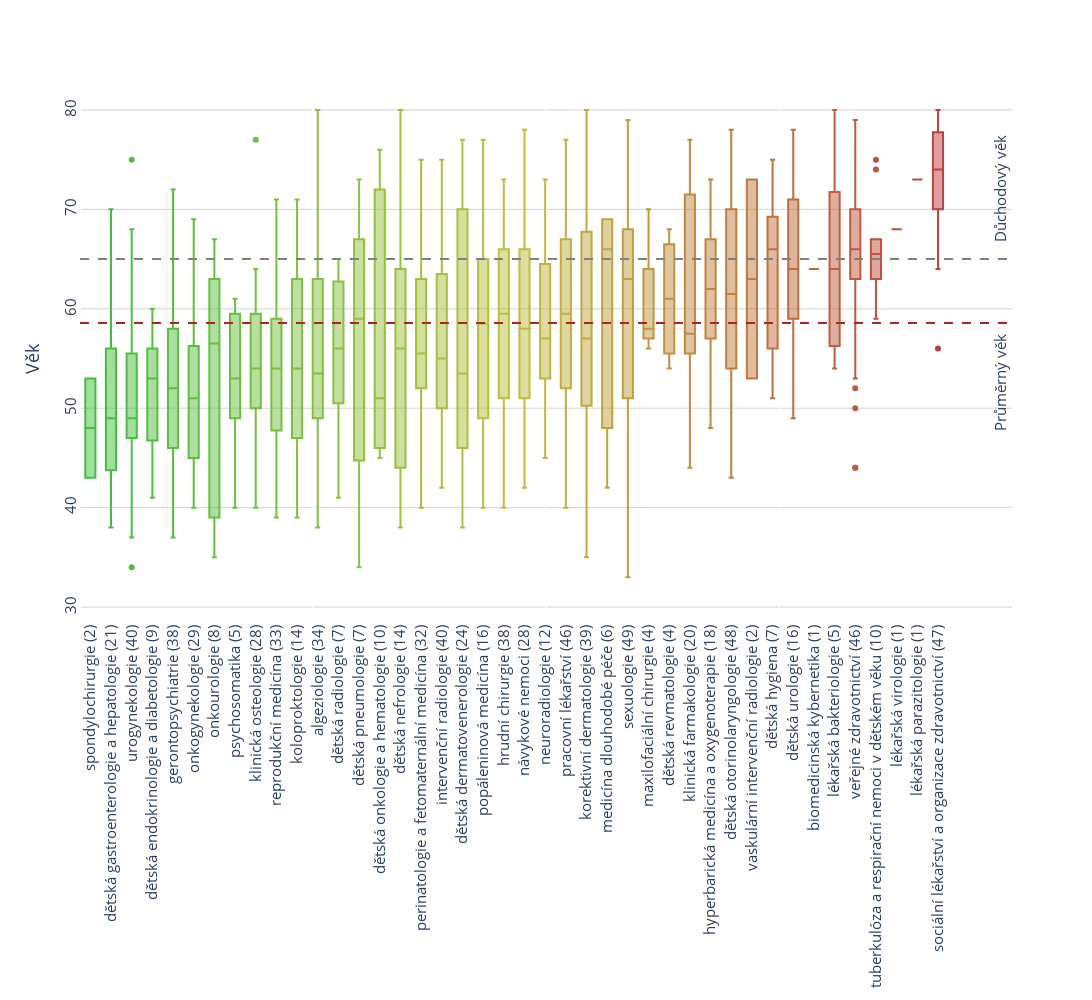

Notebook code for this chart:
### Code cell
# only min_cnt+ doctors
doctors_more_vc = doctors_no_na.medical_specialty.value_counts()

min_cnt = 50

doctors_more = doctors_no_na[doctors_no_na.medical_specialty.isin(doctors_more_vc[doctors_more_vc <= min_cnt].index)].reset_index().drop_duplicates(['_id', 'medical_specialty'])

N = doctors_more.medical_specialty.nunique()     # Number of boxes

c = ['hsl('+str(h)+',50%'+',50%)' for h in np.linspace(120, 0, N)]

# Sort medical specialties by age
med_specialties = doctors_more.groupby('medical_specialty')['age_estimate'].mean()
med_specialties_sorted = med_specialties.sort_values().index

# Compute age mean
mean_age = doctors_no_na.age_estimate.mean()
optimal_mean_age = (65 + students[students.graduated == True].age_end.mean())/2

# Each box is represented by a dict that contains the data, the type, and the colour.
fig = go.Figure(data=[go.Box(
    y=doctors_more[doctors_more.medical_specialty == ms].age_estimate.to_list(),
    marker_color=c[i],
    name=f'{ms} ({len(doctors_more[doctors_more.medical_specialty == ms])}) '
    ) for i, ms in enumerate(med_specialties_sorted)])

# format the layout
fig.update_layout(
    xaxis=dict(showgrid=False,),
    yaxis=dict(zeroline=False, gridcolor='lightgray', title='Věk'),
    yaxis_range=[29,81],
    font=dict(size=15,),
    paper_bgcolor='rgb(255,255,255)',
    plot_bgcolor='rgb(255,255,255)',
    autosize=False,
    width=1450,
    height=1000,
    showlegend=False,
)
fig.update_xaxes(tickangle=-90)
fig.update_yaxes(tickangle=-90)  


# Real age mean
fig.layout.xaxis2 = go.layout.XAxis(overlaying='x', range=[0, 2], showticklabels=False)
fig.add_scatter(x=[0,2], y=[mean_age, mean_age], mode='lines', xaxis='x2',
                            showlegend=False, line=dict(dash='dash', color = "firebrick", width = 2))
fig.add_annotation(x=N+2, y=mean_age-7,
            text="Průměrný věk",
            showarrow=False,
            textangle=-90,
            yshift=10)

fig.layout.xaxis4 = go.layout.XAxis(overlaying='x', range=[0, 2], showticklabels=False)
fig.add_scatter(x = [0, 2], y = [65, 65], mode='lines', xaxis='x4',
                            showlegend=False, line=dict(dash='dash', color = "gray", width = 2))
fig.add_annotation(x=N+2, y=71,
            text="Důchodový věk",
            showarrow=False,
            textangle=-90,
            yshift=10)

fig.show()

fig.write_html(IMAGE_PATH+f"medical_specialty_under_{min_cnt}.html")

### Figure 1 — Plotly figure (JSON) as saved in the notebook; plotly's stock layout.template omitted (floating-point values rounded to 4 significant figures)
{"data": [{"marker": {"color": "hsl(120.0,50%,50%)"}, "name": "spondylochirurgie (2) ", "type": "box", "y": [53, 43]}, {"marker": {"color": "hsl(117.07317073170732,50%,50%)"}, "name": "dětská gastroenterologie a hepatologie (21) ", "type": "box", "y": [55, 42, 44, 43, 49, 44, 54, 60, 51, 70, 38, 51, 41, 65, 56, 61, 49, 41, 45, 56, 49]}, {"marker": {"color": "hsl(114.14634146341463,50%,50%)"}, "name": "urogynekologie (40) ", "type": "box", "y": [49, 63, 41, 75, 48, 49, 68, 55, 53, 53, 47, 37, 64, 55, 54, 44, 48, 57, 60, 64, 62, 41, 51, 46, 55, 48, 34, 49, 49, 44, 48, 43, 56, 47, 65, 39, 52, 47, 54, 49]}, {"marker": {"color": "hsl(111.21951219512195,50%,50%)"}, "name": "dětská endokrinologie a diabetologie (9) ", "type": "box", "y": [41, 53, 56, 47, 60, 46, 56, 54, 53]}, {"marker": {"color": "hsl(108.29268292682927,50%,50%)"}, "name": "gerontopsychiatrie (38) ", "type": "box", "y": [52, 52, 64, 42, 41, 53, 50, 61, 61, 42, 72, 43, 60, 46, 47, 47, 46, 40, 51, 62, 57, 63, 55, 49, 42, 62, 55, 58, 53, 46, 37, 52, 51, 69, 49, 53, 48, 55]}, {"marker": {"color": "hsl(105.3658536585366,50%,50%)"}, "name": "onkogynekologie (29) ", "type": "box", "y": [63, 61, 44, 49, 47, 56, 68, 56, 45, 41, 57, 53, 40, 41, 55, 56, 50, 51, 67, 47, 64, 56, 69, 41, 56, 45, 46, 48, 45]}, {"marker": {"color": "hsl(102.4390243902439,50%,50%)"}, "name": "onkourologie (8) ", "type": "box", "y": [63, 63, 39, 58, 55, 39, 67, 35]}, {"marker": {"color": "hsl(99.51219512195122,50%,50%)"}, "name": "psychosomatika (5) ", "type": "box", "y": [52, 59, 61, 53, 40]}, {"marker": {"color": "hsl(96.58536585365854,50%,50%)"}, "name": "klinická osteologie (28) ", "type": "box", "y": [40, 51, 77, 41, 61, 60, 53, 48, 55, 62, 56, 40, 52, 52, 56, 57, 50, 55, 62, 55, 47, 64, 59, 64, 42, 51, 50, 52]}, {"marker": {"color": "hsl(93.65853658536585,50%,50%)"}, "name": "reprodukční medicína (33) ", "type": "box", "y": [39, 47, 54, 43, 59, 53, 50, 41, 62, 52, 58, 62, 57, 46, 54, 44, 59, 57, 48, 71, 61, 43, 68, 52, 59, 54, 57, 53, 43, 55, 60, 68, 54]}, {"marker": {"color": "hsl(90.73170731707317,50%,50%)"}, "name": "koloproktologie (14) ", "type": "box", "y": [47, 39, 46, 55, 63, 47, 69, 67, 44, 53, 71, 52, 56, 59]}, {"marker": {"color": "hsl(87.8048780487805,50%,50%)"}, "name": "algeziologie (34) ", "type": "box", "y": [49, 42, 80, 47, 53, 56, 52, 39, 62, 59, 49, 50, 70, 53, 57, 67, 59, 62, 49, 40, 65, 41, 54, 52, 71, 53, 52, 44, 38, 63, 66, 63, 59, 64]}, {"marker": {"color": "hsl(84.8780487804878,50%,50%)"}, "name": "dětská radiologie (7) ", "type": "box", "y": [41, 55, 64, 56, 65, 49, 59]}, {"marker": {"color": "hsl(81.95121951219512,50%,50%)"}, "name": "dětská pneumologie (7) ", "type": "box", "y": [59, 73, 43, 69, 34, 61, 50]}, {"marker": {"color": "hsl(79.02439024390245,50%,50%)"}, "name": "dětská onkologie a hematologie (10) ", "type": "box", "y": [76, 46, 45, 45, 56, 51, 51, 72, 50, 73]}, {"marker": {"color": "hsl(76.09756097560975,50%,50%)"}, "name": "dětská nefrologie (14) ", "type": "box", "y": [38, 64, 59, 62, 73, 46, 53, 80, 44, 50, 44, 60, 78, 40]}, {"marker": {"color": "hsl(73.17073170731707,50%,50%)"}, "name": "perinatologie a fetomaternální medicína (32) ", "type": "box", "y": [63, 63, 52, 75, 74, 55, 56, 64, 59, 51, 62, 53, 52, 41, 46, 67, 59, 52, 56, 59, 49, 53, 40, 69, 66, 59, 52, 40, 55, 50, 71, 53]}, {"marker": {"color": "hsl(70.2439024390244,50%,50%)"}, "name": "intervenční radiologie (40) ", "type": "box", "y": [49, 53, 53, 54, 50, 56, 44, 68, 60, 45, 62, 55, 72, 68, 57, 55, 50, 54, 49, 47, 49, 65, 64, 54, 50, 70, 75, 47, 55, 69, 71, 63, 61, 63, 60, 54, 72, 57, 42, 46]}, {"marker": {"color": "hsl(67.3170731707317,50%,50%)"}, "name": "dětská dermatovenerologie (24) ", "type": "box", "y": [56, 66, 42, 72, 44, 38, 68, 51, 77, 70, 46, 41, 70, 51, 48, 47, 74, 69, 46, 66, 76, 49, 46, 72]}, {"marker": {"color": "hsl(64.39024390243902,50%,50%)"}, "name": "popáleninová medicína (16) ", "type": "box", "y": [53, 60, 65, 77, 57, 55, 69, 65, 71, 51, 64, 40, 42, 65, 46, 47]}, {"marker": {"color": "hsl(61.463414634146346,50%,50%)"}, "name": "hrudní chirurgie (38) ", "type": "box", "y": [73, 64, 64, 56, 70, 62, 47, 45, 52, 61, 52, 72, 44, 68, 51, 51, 67, 72, 65, 41, 40, 48, 60, 63, 52, 66, 62, 60, 53, 72, 54, 71, 72, 57, 47, 59, 46, 51]}, {"marker": {"color": "hsl(58.53658536585366,50%,50%)"}, "name": "návykové nemoci (28) ", "type": "box", "y": [68, 42, 69, 46, 58, 48, 51, 58, 54, 77, 78, 58, 42, 50, 73, 66, 51, 43, 63, 53, 59, 57, 77, 54, 65, 62, 66, 52]}, {"marker": {"color": "hsl(55.609756097560975,50%,50%)"}, "name": "neuroradiologie (12) ", "type": "box", "y": [64, 53, 53, 57, 57, 45, 65, 73, 56, 71, 53, 60]}, {"marker": {"color": "hsl(52.6829268292683,50%,50%)"}, "name": "pracovní lékařství (46) ", "type": "box", "y": [62, 62, 66, 72, 52, 61, 43, 77, 71, 51, 57, 61, 54, 58, 67, 53, 49, 62, 70, 55, 66, 40, 52, 70, 55, 41, 72, 67, 49, 64, 56, 61, 51, 45, 44, 58, 71, 77, 61, 48, 56, 68, 73, 46, 54, 69]}, {"marker": {"color": "hsl(49.756097560975604,50%,50%)"}, "name": "korektivní dermatologie (39) ", "type": "box", "y": [67, 59, 57, 57, 57, 75, 55, 53, 56, 48, 71, 69, 50, 35, 68, 56, 38, 75, 80, 49, 62, 57, 49, 51, 53, 75, 48, 76, 46, 54, 43, 46, 60, 76, 67, 79, 67, 62, 63]}, {"marker": {"color": "hsl(46.829268292682926,50%,50%)"}, "name": "medicína dlouhodobé péče (6) ", "type": "box", "y": [48, 64, 69, 68, 42, 69]}, {"marker": {"color": "hsl(43.90243902439025,50%,50%)"}, "name": "sexuologie (49) ", "type": "box", "y": [63, 67, 60, 68, 77, 74, 79, 45, 64, 48, 41, 50, 53, 65, 64, 77, 76, 51, 72, 68, 70, 61, 53, 67, 42, 70, 51, 57, 55, 65, 75, 55, 64, 51, 68, 46, 33, 68, 70, 63, 40, 52, 44, 79, 68, 53, 68, 50, 55]}, {"marker": {"color": "hsl(40.97560975609757,50%,50%)"}, "name": "maxilofaciální chirurgie (4) ", "type": "box", "y": [56, 70, 58, 58]}, {"marker": {"color": "hsl(38.048780487804876,50%,50%)"}, "name": "dětská revmatologie (4) ", "type": "box", "y": [57, 68, 54, 65]}, {"marker": {"color": "hsl(35.1219512195122,50%,50%)"}, "name": "klinická farmakologie (20) ", "type": "box", "y": [47, 55, 57, 55, 75, 75, 57, 51, 67, 56, 65, 57, 44, 73, 58, 70, 74, 77, 58, 56]}, {"marker": {"color": "hsl(32.19512195121952,50%,50%)"}, "name": "hyperbarická medicína a oxygenoterapie (18) ", "type": "box", "y": [57, 48, 69, 51, 60, 62, 59, 67, 62, 70, 63, 73, 60, 57, 50, 70, 64, 66]}, {"marker": {"color": "hsl(29.268292682926827,50%,50%)"}, "name": "dětská otorinolaryngologie (48) ", "type": "box", "y": [69, 44, 61, 75, 72, 52, 48, 78, 68, 50, 68, 70, 61, 54, 78, 62, 47, 61, 56, 70, 57, 52, 74, 43, 57, 60, 68, 66, 68, 73, 76, 76, 70, 44, 52, 59, 70, 72, 59, 71, 66, 61, 53, 73, 54, 63, 54, 50]}, {"marker": {"color": "hsl(26.34146341463415,50%,50%)"}, "name": "vaskulární intervenční radiologie (2) ", "type": "box", "y": [53, 73]}, {"marker": {"color": "hsl(23.41463414634147,50%,50%)"}, "name": "dětská hygiena (7) ", "type": "box", "y": [53, 75, 66, 67, 51, 70, 65]}, {"marker": {"color": "hsl(20.487804878048777,50%,50%)"}, "name": "dětská urologie (16) ", "type": "box", "y": [64, 64, 53, 72, 53, 72, 70, 61, 49, 73, 57, 64, 63, 67, 78, 63]}, {"marker": {"color": "hsl(17.5609756097561,50%,50%)"}, "name": "biomedicinská kybernetika (1) ", "type": "box", "y": [64]}, {"marker": {"color": "hsl(14.63414634146342,50%,50%)"}, "name": "lékařská bakteriologie (5) ", "type": "box", "y": [57, 64, 69, 54, 80]}, {"marker": {"color": "hsl(11.707317073170728,50%,50%)"}, "name": "veřejné zdravotnictví (46) ", "type": "box", "y": [57, 69, 68, 76, 66, 63, 52, 72, 44, 71, 74, 63, 67, 61, 63, 66, 74, 58, 79, 70, 44, 70, 74, 69, 62, 53, 69, 66, 65, 60, 61, 66, 69, 77, 69, 74, 70, 64, 70, 65, 68, 50, 63, 69, 65, 65]}, {"marker": {"color": "hsl(8.78048780487805,50%,50%)"}, "name": "tuberkulóza a respirační nemoci v dětském věku (10) ", "type": "box", "y": [67, 63, 65, 64, 66, 63, 59, 67, 75, 74]}, {"marker": {"color": "hsl(5.853658536585371,50%,50%)"}, "name": "lékařská virologie (1) ", "type": "box", "y": [68]}, {"marker": {"color": "hsl(2.9268292682926926,50%,50%)"}, "name": "lékařská parazitologie (1) ", "type": "box", "y": [73]}, {"marker": {"color": "hsl(0.0,50%,50%)"}, "name": "sociální lékařství a organizace zdravotnictví (47) ", "type": "box", "y": [70, 79, 71, 74, 74, 79, 71, 72, 77, 74, 70, 79, 71, 80, 75, 79, 80, 75, 69, 71, 68, 70, 73, 80, 68, 77, 77, 79, 77, 56, 78, 80, 77, 78, 75, 67, 75, 70, 73, 79, 64, 67, 72, 73, 67, 69, 68]}, {"line": {"color": "firebrick", "dash": "dash", "width": 2}, "mode": "lines", "showlegend": false, "type": "scatter", "x": [0, 2], "xaxis": "x2", "y": [58.56, 58.56]}, {"line": {"color": "gray", "dash": "dash", "width": 2}, "mode": "lines", "showlegend": false, "type": "scatter", "x": [0, 2], "xaxis": "x4", "y": [65, 65]}], "layout": {"annotations": [{"showarrow": false, "text": "Průměrný věk", "textangle": -90, "x": 44, "y": 51.56, "yshift": 10}, {"showarrow": false, "text": "Důchodový věk", "textangle": -90, "x": 44, "y": 71, "yshift": 10}], "autosize": false, "font": {"size": 15}, "height": 1000, "paper_bgcolor": "rgb(255,255,255)", "plot_bgcolor": "rgb(255,255,255)", "showlegend": false, "width": 1450, "xaxis": {"showgrid": false, "tickangle": -90}, "xaxis2": {"overlaying": "x", "range": [0, 2], "showticklabels": false}, "xaxis4": {"overlaying": "x", "range": [0, 2], "showticklabels": false}, "yaxis": {"gridcolor": "lightgray", "range": [29, 81], "tickangle": -90, "title": {"text": "Věk"}, "zeroline": false}}}
